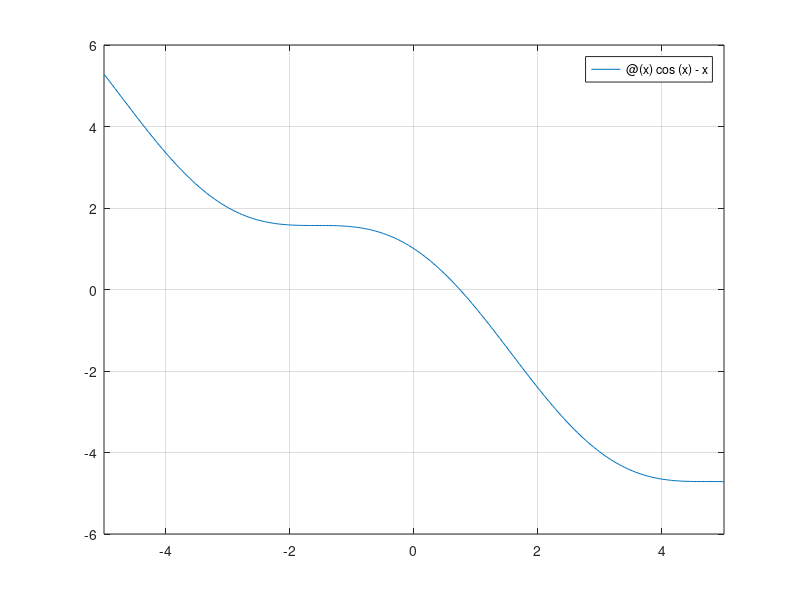

Reproduce this figure in MATLAB. (Note: this script raises an error after producing the figure.)
%% Ex 1
clearvars; close all; clc

f = @(x) cos(x) - x;
fplot(f), grid on;
a = 0.5;
b = 1.1;
accuracy = 8;       % Digits accuracy
Tol = 10^-accuracy;

tic
[root,i] = bisection(f,a,b,Tol);
t_BI = toc();

tic
[root1,i_1] = secant(f,a,b,Tol);
t_SEC = toc();

tic
[root2, i_2] = regulafalsi(f,a,b,Tol);
t_RF=toc();

%% Ex 2 (FIX IT, NOT OK, label plots)
clearvars; close all; clc

% Plot of the vector function
f = @(x) [x(1).^2 - x(1) - x(2); x(1).^2/16 + x(2).^2 - 1];
[X,Y] = meshgrid(-2:0.1:2,-2:0.1:2);
U = X.^2 - X - Y;
V =  X.^2/16 + Y.^2 - 1;
quiver(X,Y,U,V)
axis fill

% Initial guesses for the zeros, from the plot
x01 = [1;1];                                        
x02 = [-1;1];

J = @(x) [2*x(1)-1, -1; x(1)/8, 2*x(2)];           % Analytical Jacobian

Tol = 1e-8;

tic
[roots(:,1),~] = newton_analytical(f,x01,J,Tol);
[roots(:,2),~] = newton_analytical(f,x02,J,Tol);
t_analytical = toc();

tic
[rootsFD(:,1),~] = newton_FD(f,x01,Tol);
[rootsFD(:,2),~] = newton_FD(f,x02,Tol);
t_FD = toc();

tic
[rootsCD(:,1),~] = newton_CD(f,x01,Tol);
[rootsCD(:,2),~] = newton_CD(f,x02,Tol);
t_CD = toc();

% Compute exact roots
syms x y real
[solx,soly] = solve(x^2-x-y==0, x^2/16 +y^2-1==0);
SOL = double([solx';soly']);

% Compare the two solutions
error_an = vecnorm(roots-SOL);
error_FD = vecnorm(rootsFD-SOL);
error_CD = vecnorm(rootsCD-SOL);

%% Ex 3
clearvars; close all; clc

f = @(t,x) x - t^2 + 1;     % Analytical solution
x_an = @(t) t.^2 + 2*t +1 - 0.5*exp(t);
tspan = [0 2];
x01 = 0.5;

h = [0.5 0.2 0.05 0.01];

% Memory allocation
solRK2 = zeros(size(h));
timeRK2 = solRK2;

% Setup plots style
legend_options = {'Interpreter','latex','Location','best',...
    'FontSize',12};
label_options = {'Interpreter','latex','FontSize',14};

figure (1)
hold on

% RK2 computations
for i=1:length(h)
    [sol,~,times] = RK2(f,tspan,x01,h(i));
    solRK2(i) = sol(:,end);
    plot(times,sol,'--')
    errorRK2(i) = max(abs(sol-x_an(0:h(i):tspan(end))));
    g = @() RK2(f,tspan,x01,h(i));
    timeRK2(i) = timeit(g);
end

timesRK2 = tspan(1):0.5:tspan(2);

plot(timesRK2,x_an(timesRK2),'LineWidth',1.2)
grid on

legend_entries = {'h=0.5','h=0.2','h=0.05','h=0.01','analytical'};
legend(legend_entries{:},legend_options{:})
xlabel('$time [s]$',label_options{:})
ylabel('$x_{RK2}(t)$',label_options{:})

% RK4 errors and timings
solRK4 = zeros(size(h));
timeRK4 = solRK4;

figure(2)
hold on
for i = 1:length(h)

    [sol,fevals(i),times] = RK4(f,tspan,x01,h(i));
    solRK4(i) = sol(:,end);
    plot(times,sol,'--')
    errorRK4(i) = max(abs(sol-x_an(0:h(i):tspan(end))));
    g = @() RK4(f,tspan,x01,h(i));
    timeRK4(i) = timeit(g);
end
timesRK4 = tspan(1):0.01:tspan(2);
plot(timesRK4,x_an(timesRK4),'LineWidth',1.2)
grid on
legend(legend_entries{:},legend_options{:})
xlabel('$time [s]$',label_options{:})
ylabel('$x_{RK4}(t)$',label_options{:})

% Plotting
figure(3)
fig_RK2=loglog(timeRK2,errorRK2);
fig_RK2.LineWidth=2;
grid on
xlabel('Integration time [s]',label_options{:})
ylabel('Solution error',label_options{:})

figure(4)
fig_RK4=loglog(timeRK4,errorRK4);
fig_RK4.LineWidth=2;
xlabel('Integration time [s]',label_options{:})
ylabel('Solution error',label_options{:})
grid on

%% Ex 4 
clearvars; close all; clc

% Request number 3
alfa = linspace(pi, 0,100);

algorithm = [2 4];             %  Algorithm selector for ffwd fcn. (2 = RK2)

% Determine the stepsize to have discrete eigenvalues on the unitary circle
h = zeros(length(alfa),1);
hs = [0.5 0.2 0.05 0.01];   % Specified timesteps of exercise 3

for k = 1:2
    figure(k)
    for i = 1:length(alfa)
        a = alfa(i);
        try
            h(i) = fzero(@(x) max(abs(eig(ffwd(A(a),x,algorithm(k)))))-1,5);

        catch mess
            warning(mess.message)
        end
    end

    % Compute continous system eigenvalues
    lambdas = zeros(length(alfa),1);

    for i=1:length(alfa)
     lambdas(i) = max(eig(A(alfa(i))));
    end

    hl = h.*lambdas;
    hold on
    
    X=[real(hl); flip(real(hl))];
    Y = [imag(hl); -flip(imag(hl))];
    
    fill(X,Y, [0.8 0.8 1]) ;

    plot(X,Y)
    grid on
    axis equal
    axis padded
    

    xlabel('$Re\{h\lambda\}$','Interpreter','latex')
    ylabel('$Im\{h\lambda\}$','Interpreter','latex')

    % Given that lambda = 1
    
    plot(hs,0,'*r')
end

%% Ex 5 FIX THE RK1, case not running
clearvars; close all; clc

x01 = [1;1];
tspan = [0 1];

alfa = linspace(pi, 0,50);
x_an = @(a) expm(A(a))*x01;       % Final time is t=1, no need to specify it
tol = [1e-3 1e-4 1e-5 1e-6];

LineSpec = {'LineWidth',2};

for i=1:length(alfa)
    lambdas(i) = max(eig(A(alfa(i))));
end

guess = [5*tol;
    0.01 0.01 0.01 0.01;
    0.5 0.5 0.5 0.5];

tic
for i=1:3
    figure(i)
    hold on
    axis equal
    for j=1:length(tol)
        guessRK1 = 1e-4;
        options = optimset('TolX',1e-1*tol(j));
        for k=1:length(alfa)
            a = alfa(k);
            AA = A(a);
            if i==1
                
                h(k) = fzero(@(x) norm(wrapper(@(t,y) AA*y,tspan,x01,abs(x),i) ...
                    - x_an(a),inf)-tol(j),guessRK1,options);
                
                
                if isnan(h(k))
                    guessRK1=tol(j);
                else
                    guessRK1=h(k);
                end
                
                
            else
                h(k) = fzero(@(x) norm(wrapper(@(t,y) AA*y,tspan,x01,abs(x),i) ...
                    - x_an(a),inf) - tol(j),guess(i,j));
            end
        end
        hl = abs(h).*lambdas;
        plot([real(hl) flip(real(hl))],...
            [imag(hl) -flip(imag(hl))],LineSpec{:})
        legend_entries{j}=sprintf("tol=%0.0e",tol(j));
        
    end
    grid on
    xlabel('$Re\{h\lambda\}$','Interpreter','latex')
    ylabel('$Im\{h\lambda\}$','Interpreter','latex')
    
    legend(legend_entries{:})
end
t_EX5=toc()

%% Ex 6
clearvars; close all; clc

% alfa angles vector
alfa = linspace(pi, 0, 100);

% select the F operator of BI2
algorithm = 5;

% Compute continous system eigenvalues
lambdas = zeros(length(alfa),1);

for i=1:length(alfa)
 lambdas(i) = max(eig(A(alfa(i))));
end

h = zeros(length(alfa),1);

% Req.2 plot the stability region of BI2 for θ = 0.4
th=0.4;

for i=1:length(alfa)
    a=alfa(i);
    
    try
        g = @(x) max(abs(eig(ffwd(A(a),x,algorithm,th))))-1;
        h(i) = fzero(g,10);
        
    catch mess
        warning(mess.message)
    end
    
end

figure()
hold on
LineSpecs = {'LineWidth',2};

hl = abs(h).*lambdas;
X=[real(hl); flip(real(hl))];
Y = [imag(hl); -flip(imag(hl))];
plot(X,Y,LineSpecs{:})

legend_entries = {'$BI2_{0.4}$'};
grid on
axis equal
axis padded
legend(legend_entries{:},'Interpreter','latex','Location','best')

xlabel('$Re\{h\lambda\}$','Interpreter','latex')
ylabel('$Im\{h\lambda\}$','Interpreter','latex')

% plot the stability region for θ = [0.1 0.3 0.7 0.9]
theta = [0.1 0.3 0.7 0.9];

figure()
hold on

for k = 1:length(theta)
    th=theta(k);
    
    for i=1:length(alfa)
        a=alfa(i);
        
        try
            g = @(x) max(abs(eig(ffwd(A(a),x,algorithm,th))))-1;
            h(i) = fzero(g,5);
        
        catch mess
            warning(mess.message)
        end

    end

    hl = abs(h).*lambdas;
    X=[real(hl); flip(real(hl))];
    Y = [imag(hl); -flip(imag(hl))];
    plot(X,Y,LineSpecs{:})
%     f = fill(X,Y,'r');
%     set(f,'facealpha',.5)
end

legend_entries = {'$BI2_{0.1}$','$BI2_{0.3}$','$BI2_{0.7}$','$BI2_{0.9}$'};
grid on
axis equal
axis padded
legend(legend_entries{:},'Interpreter','latex','Location','best')

xlabel('$Re\{h\lambda\}$','Interpreter','latex')
ylabel('$Im\{h\lambda\}$','Interpreter','latex')

%% Ex 7

clearvars; close all; clc
B = [-180.5 219.5; 179.5 -220.5];       % System dynamics (Stiff system)

x01 = [1;1];
tspan = [0 5];
h = 0.1;

% Analytical solution
xt = @(t) expm(B.*t)*x01;

% RK4 integration (no bueno)
numerical = RK4(@(t,x) B*x,tspan,x01,h);

% BI2_0.4 integration (decent)
theta = 0.1;
F = ffwd(B,h,5,theta);

Nsteps = diff(tspan)/h;
xx=zeros(2,Nsteps);
analy = xx;

xx(:,1)=x01;

for k=1:Nsteps
    xx(:,k+1) = F*xx(:,k);
end

% Discussion
times = tspan(1):h:tspan(end);
for i=1:Nsteps+1
    analy(:,i)=xt(times(i));
end

% Analytical plot
figure(1)
plot(times,analy(1,:),times,analy(2,:),'LineWidth',1.5)
hold on

% BI2 plots
plot(times,xx(1,:),times,xx(2,:),'LineWidth',1.5)
grid on

legend_options = {'Interpreter','latex','Location','best',...
    'FontSize',12};
label_options = {'Interpreter','latex','FontSize',14};

legend_entries = {'$x_1 - analytical$','$x_2 - analytical$',...
                    '$x_1 - BI2_{0.4}$','$x_2 - BI2_{0.4}$'};
                
legend(legend_entries{:},legend_options{:})
xlabel('$time [s]$',label_options{:})
ylabel('$x_1\;;x_2$',label_options{:})

% RK4 plots
figure()
semilogy(times,[abs(numerical(1,:)); abs(numerical(2,:))],'LineWidth',2)
grid on
legend_entries = {'$x_1 - RK4$','$x_2 - RK4$'};

legend(legend_entries{:},legend_options{:})
xlabel('$time [s]$',label_options{:})
ylabel('$log(x_1)\;;log(x_2)$',label_options{:})

% Eigenvalues plots in the stability region
hlambdas = h*eig(B);

figure()

hold on
[R_BI2,X,Y] = easystability(5,theta);
[~,figBI2] = contour(X,Y,-R_BI2,[-1 -1]);
figBI2.LineWidth=1.5;

R_RK4 = easystability(4);
[~,figRK4] = contour(X,Y,-R_RK4,[-1 -1],'k');
figRK4.LineWidth=1.5;
fig_RK4.Fill='on';

plot(real(hlambdas),imag(hlambdas),'*r','LineWidth',2)
grid on
axis padded

legend_entries = {'$BI2_{0.1} stability$','$RK4 \; stability$',...
                    '$h\lambda_i$'};
legend(legend_entries{:},legend_options{:})

xlabel('$Re\{h\lambda\}$',label_options{:})
ylabel('$Im\{h\lambda\}$',label_options{:})

%% Functions
function [root,fevals] = bisection(f,a,b,Tol)

%Initialization
x = (a+b)/2;
fevals = 0;

while abs(b-a)/2>=Tol
    x = (a+b)/2;
    
    fa = f(a);
    fx = f(x);
    
    if fx*fa<0
        b = x;
    else
        a = x;
    end
    
    fevals = fevals + 2;
    
end
root = x;
end

function [root,fevals] = secant(f,x0,x1,Tol)
xk = x1;
xk_1 = x0;

fevals = 0;

while abs(xk-xk_1)>=Tol
    fk = f(xk);
    fk_1 = f(xk_1);
    
    xk1 = xk - (xk - xk_1)*fk/(fk - fk_1);
    fevals = fevals + 2;
    
    xk_1=xk;
    xk = xk1;
end
root = xk1;
end

function [root,fevals] = regulafalsi(f,a,b,Tol)

%Initialization
fevals = 0;

while abs(b-a)/2>=Tol
    fa = f(a);
    fb = f(b);
    x = b - (b-a)*fb/(fb-fa);
    fx = f(x);
    
    if fx>0
        b = x;
        
    else
        a = x;
        
    end
    
    fevals = fevals + 3;
    
end

root = x;
end

function [roots,fevals] = newton_analytical(fun,x0,J,Tol)
x = x0;
f = fun(x);
fevals = 0;
% Nmax = 1000;

while abs(f)>=Tol % && fevals<Nmax
    f = fun(x);
    dX = - J(x)\f;
    x = x + dX;
    fevals = fevals+1;
end
roots = x;
end

function [roots,fevals] = newton_FD(fun,x0,Tol)
x = x0;
f = fun(x);
fevals = 0;
while abs(f)>=Tol
    f = fun(x);
    J = FD_Jacobian(x,fun);     
    x = x - J\f;
    fevals = fevals+1;
end

roots = x;
end

function [roots,fevals] = newton_CD(fun,x0,Tol)
x = x0;
f = fun(x);
fevals = 0;
while abs(f)>=Tol
    f = fun(x);
    J = CD_Jacobian(x,fun);     
    x = x - J\f;
    fevals = fevals+1;
end

roots = x;
end

function J = FD_Jacobian(X,f)

J = zeros(size(X,1));
F0 = f(X);
hj = max(sqrt(eps),sqrt(eps)*abs(X));

for i=1:size(X)
    EPS_i = zeros(size(X));
    EPS_i(i) = hj(i);
    Fi = f(X + EPS_i);
    J(:,i) = (Fi - F0)'/hj(i);
end

end

function J = CD_Jacobian(X,f)

J = zeros(size(X,1));
hj = max(sqrt(eps),sqrt(eps)*abs(X));

for i=1:size(X)
    EPS_i = zeros(size(X));
    EPS_i(i) = hj(i);
    Fi = f(X + EPS_i);
    F_i = f(X - EPS_i);
    J(:,i) = (Fi - F_i)'/(2*hj(i));
end

end

function [x,fevals,times] = RK1(f,tspan,x0,h)

x = x0;
times = tspan(1):h:tspan(end);
fevals = 0;
t = tspan(1);

if mod(diff(tspan),h)~=0
    times=[times tspan(end)];
end

hs = diff(times);
for i=1:(length(times)-1)
    
    h = hs(i);
    fk = f(t,x);
    fevals = fevals + 1;
    x = x + h*fk;
    t = t + h;
end
end

function [x,fevals,times] = RK2(f,tspan,x0,h)

x = x0;
times = tspan(1):h:tspan(end);
t = tspan(1);

fevals = 0;

if mod(diff(tspan),h)~=0
    times=[times tspan(end)];
end

hs = diff(times);

for i=1:(length(times)-1)
    xk = x(:,i);
    
    fk = f(t,xk);
    
    % Shrink the last timestep
    h = hs(i);
    
    % Predictor step
    xp = xk + h*fk;
    t = t + h;
    fp = f(t,xp);
    fevals = fevals + 1;
    
    % Corrector step
    x(:,i+1) = xk + h*(0.5*fk + 0.5*fp);
    
end

end

function [x,fevals,times] = RK4(f,tspan,x0,h)

x = x0;
times = tspan(1):h:tspan(end);
t = tspan(1);

fevals = 0;

if mod(diff(tspan),h)~=0
    times=[times tspan(end)];
end

hs = diff(times);

for k=1:(length(times)-1)
    h = hs(k);
    
    xk = x(:,k);
    
    % Predictor steps
    % #1
    k1 = f(t,xk);
    
    % #2
    t2 = t + h/2;
    x2= xk + k1*h/2;
    k2 = f(t2,x2);
    
    % #3
    t3 = t + h/2;
    x3 = xk + k2*h/2;
    k3 = f(t3,x3);
    
    % #4
    t4 = t + h;
    x4 = xk + k3*h;
    k4 = f(t4,x4);
    
    % Corrector step
    x(:,k+1) = xk + (k1 + 2*k2 + 2*k3 + k4)*h/6;
    
    t = t+h;
    fevals = fevals+4;
    
end
end

function A_A = A(alfa)
A_A =[0 1; -1 2*cos(alfa)];
end

function F = ffwd(A,h,algor,th)

% Function that returns the F operator s.t. x_(k+1) = F*xk
% algor:
%   + 1 RK1
%   + 2 RK2
%   + 4 RK4

[~,n]=size(A);
I = eye(n);

switch algor
    case 1      % Forward euler (RK1)
        F = I + h*A;
        
    case 2      % Runge-Kutta (RK2)
        F = I + h*A + 0.5*(h*A)^2;
        
    case 4      % Runge-Kutta (RK4)
        F =  I + A*h + (A*h)^2/2 + (A*h)^3/6 + (A*h)^4/24;
        
    case 5      % θ-methods
        F = (I - A*(1-th)*h + 0.5*(A*(1-th)*h)^2)\...
            (I + A*th*h + 0.5*(A*th*h)^2);
        
end
end

function [Rhat,X,Y] = easystability(algorithm,th)

% INPUT:
%   algorithm       variable defining the type of algorithm to plot
%                       2: RK2
%                       4: RK4
%                       5: BI2_theta
[X,Y] = meshgrid(-5:0.01:5,-5:0.01:5);
hl = X+1i*Y;

switch algorithm
    case 2 % RK2
        R = 1 + hl + .5*hl.^2;
    case 4 % RK4
        R = 1 + hl + .5*hl.^2 + (1/6)*hl.^3 + (1/24)*hl.^4;
    case 5 % BI2_theta
        R = 1./(1 - (1-th).*hl+ 0.5*((1-th)*hl).^2).*...
            (1 + th*hl + 0.5*(th*hl).^2);
end

Rhat = abs(R);
end

function x_end=wrapper(f,tspan,x0,h,algor)
% Wrapper function, returning the state at the final integration step

switch algor
    case 1
        xx = RK1(f,tspan,x0,h);
    case 2
        xx = RK2(f,tspan,x0,h);
    case 3
        xx = RK4(f,tspan,x0,h);
end
x_end=xx(:,end);
end